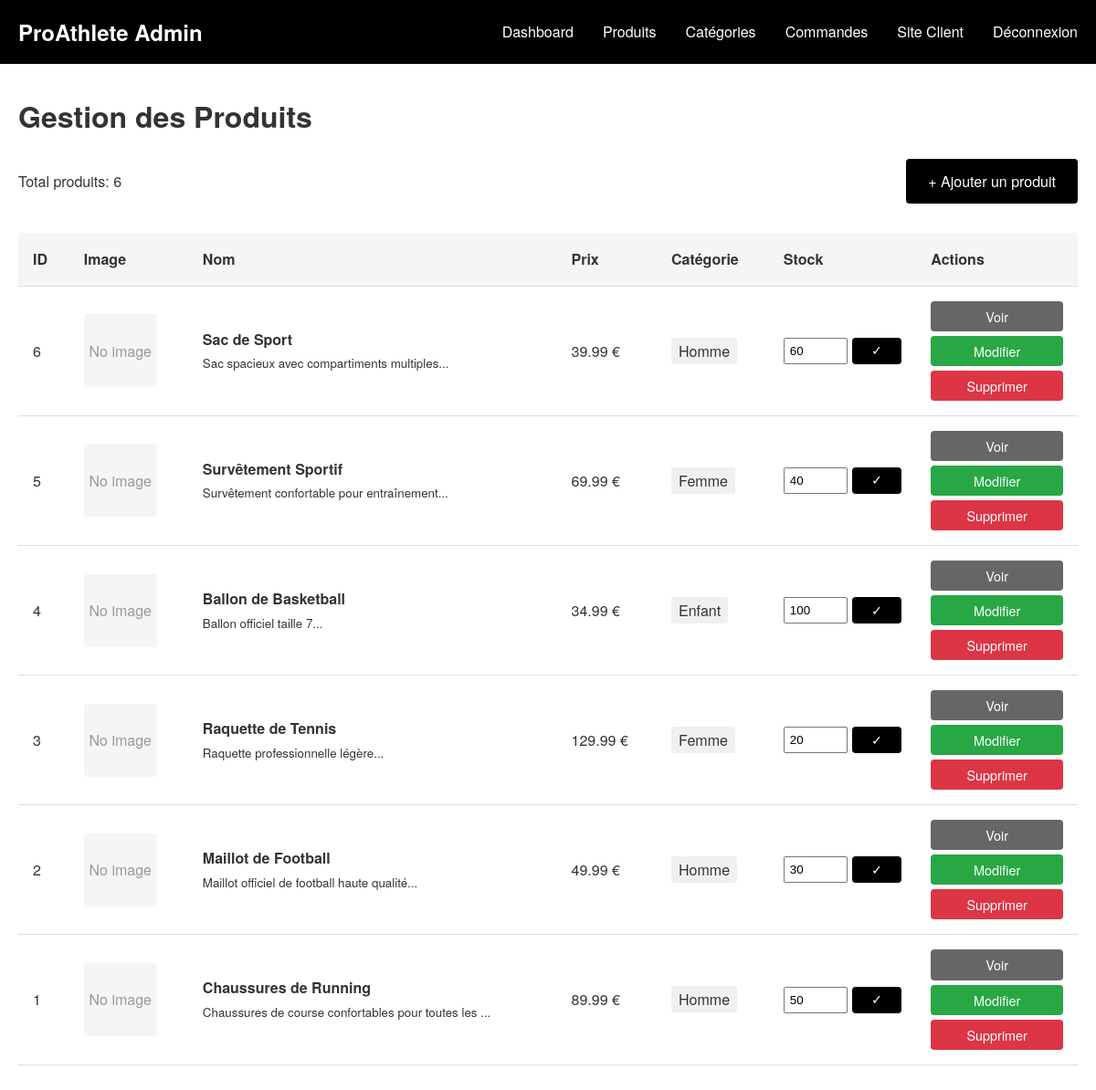
Screenshot of /admin/products.php (signed in) with the database file from the repository.
### tables this page shows
CREATE TABLE products (
    id INT PRIMARY KEY AUTO_INCREMENT,
    name VARCHAR(100) NOT NULL,
    description TEXT,
    price DECIMAL(10,2) NOT NULL,
    category ENUM('homme', 'femme', 'enfant') NOT NULL,
    image VARCHAR(255),
    stock INT DEFAULT 0,
    created_at TIMESTAMP DEFAULT CURRENT_TIMESTAMP
);

### admin/products.php (the view, shortened to what this page needs)
<?php
require_once '../config/database.php';
try {
    $stmt = $pdo->query("SELECT * FROM products ORDER BY id DESC");
    $products = $stmt->fetchAll(PDO::FETCH_ASSOC);
} catch (Exception $e) {
    $message = '<div class="error">Erreur de base de données: ' . $e->getMessage() . '</div>';
    $products = [];
}
?>
<!DOCTYPE html>
<html lang="fr">
<head>
    <link rel="stylesheet" href="/ecommerce-proathlete/assets/css/style.css">
</head>
<body>
    <nav class="navbar">
        <div class="container">
            <a href="/ecommerce-proathlete/client/index.php" class="logo">
                <span class="logo-text">ProAthlete Admin</span>
            </a>
            <ul class="nav-links">
                <li><a href="dashboard.php">Dashboard</a></li>
                <li><a href="products.php">Produits</a></li>
                <li><a href="categories.php">Catégories</a></li>
                <li><a href="orders.php">Commandes</a></li>
                <li><a href="/ecommerce-proathlete/client/index.php">Site Client</a></li>
                <li><a href="logout.php">Déconnexion</a></li>
            </ul>
        </div>
    </nav>
    <div class="admin-container">
        <h1>Gestion des Produits</h1>
        <div style="margin: 20px 0; display: flex; justify-content: space-between; align-items: center;">
            <p>Total produits: <?php echo count($products); ?></p>
            <a href="add_product.php" class="btn">+ Ajouter un produit</a>
        </div>
        <?php if (count($products) > 0): ?>
        <table class="admin-table">
            <thead>
                <tr>
                    <th>ID</th>
                    <th>Image</th>
                    <th>Nom</th>
                    <th>Prix</th>
                    <th>Catégorie</th>
                    <th>Stock</th>
                    <th>Actions</th>
                </tr>
            </thead>
            <tbody>
                <?php foreach ($products as $product): ?>
                <tr>
                    <td><?php echo $product['id']; ?></td>
                    <td>
                        <?php
                        $imagePath = '../assets/images/products/' . $product['image'];
                        if (file_exists($imagePath) && $product['image'] !== 'default.jpg'):
                        ?>
                            <img src="<?php echo $imagePath; ?>" alt="<?php echo htmlspecialchars($product['name']); ?>" class="product-image">
                        <?php else: ?>
                            <div style="width: 80px; height: 80px; background-color: #f5f5f5; display: flex; align-items: center; justify-content: center; border-radius: 4px;">
                                <span style="color: #999;">No image</span>
                            </div>
                        <?php endif; ?>
                    </td>
                    <td>
                        <strong><?php echo htmlspecialchars($product['name']); ?></strong><br>
                        <small><?php echo substr(htmlspecialchars($product['description']), 0, 50); ?>...</small>
                    </td>
                    <td><?php echo number_format($product['price'], 2); ?> €</td>
                    <td>
                        <span style="padding: 3px 8px; background-color: #f0f0f0; border-radius: 3px;">
                            <?php echo ucfirst($product['category']); ?>
                        </span>
                    </td>
                    <td>
                        <form method="POST" style="display: flex; gap: 5px;">
                            <input type="number" name="stock" value="<?php echo $product['stock']; ?>"
                                   style="width: 70px; padding: 5px;">
                            <button type="submit" name="update_stock" class="btn btn-small">
                                ✓
                            </button>
                        </form>
                    </td>
                    <td>
                        <div class="action-buttons">
                            <a href="/ecommerce-proathlete/client/product_detail.php?id=<?php echo $product['id']; ?>"
                               class="btn btn-small btn-secondary" target="_blank">
                                Voir
                            </a>
                             <a href="edit_product.php?id=<?php echo $product['id']; ?>"
                                class="btn btn-small"
                                style="background-color: #28a745;">
                                    Modifier
                                </a>
                            <a href="?delete=<?php echo $product['id']; ?>"
                               class="btn btn-small"
                               style="background-color: #dc3545;"
                               onclick="return confirm('Êtes-vous sûr de vouloir supprimer ce produit ?')">
                                Supprimer
                            </a>
                        </div>
                    </td>
                </tr>
                <?php endforeach; ?>
            </tbody>
        </table>
        <?php endif; ?>
    </div>
</body>
</html>

### assets/css/style.css (style rules this page uses)
* { margin: 0; padding: 0; box-sizing: border-box; }
body { font-family: 'Helvetica Neue', Arial, sans-serif; line-height: 1.6; color: #333; background-color: #fff; }
.container { max-width: 1200px; margin: 0 auto; padding: 0 20px; }
.navbar { background-color: #000; color: #fff; padding: 1rem 0; position: sticky; top: 0; z-index: 1000; }
.navbar .container { display: flex; justify-content: space-between; align-items: center; }
.logo { text-decoration: none; color: #fff; font-size: 1.5rem; font-weight: bold; }
.logo-text { color: #fff; }
.nav-links { display: flex; list-style: none; gap: 2rem; }
.nav-links a { color: #fff; text-decoration: none; font-weight: 500; transition: opacity 0.3s; }
.btn { display: inline-block; padding: 0.75rem 1.5rem; background-color: #000; color: #fff; text-decoration: none; border: none; border-radius: 4px; cursor: pointer; font-weight: 500; transition: background-color 0.3s; }
.btn-secondary { background-color: #666; }
.admin-container { max-width: 1200px; margin: 2rem auto; padding: 0 20px; }
.admin-table { width: 100%; border-collapse: collapse; margin: 2rem 0; }
.admin-table th, .admin-table td { padding: 1rem; text-align: left; border-bottom: 1px solid #ddd; }
.admin-table th { background-color: #f5f5f5; font-weight: 600; }

### admin/products.php (style rules this page uses)
.action-buttons { display: flex; gap: 5px; flex-direction: column; min-width: 120px; }
.btn-small { padding: 5px 10px; font-size: 0.9rem; text-align: center; display: block; width: 100%; }

### rows the page displays
products: id "6", image "No image", name "Sac de Sport", description "Sac spacieux avec compartiments multiples", price "39.99", category "Homme", stock "60"
products: id "5", image "No image", name "Survêtement Sportif", description "Survêtement confortable pour entraînement", price "69.99", category "Femme", stock "40"
products: id "4", image "No image", name "Ballon de Basketball", description "Ballon officiel taille 7", price "34.99", category "Enfant", stock "100"
products: id "3", shows "No image", name "Raquette de Tennis", description "Raquette professionnelle légère", price "129.99", category "Femme", stock "20"
products: id "2", shows "No image", name "Maillot de Football", description "Maillot officiel de football haute qualité", price "49.99", category "Homme", stock "30"
products: id "1", shows "No image", name "Chaussures de Running", description "Chaussures de course confortables pour toutes les", price "89.99", category "Homme", stock "50"

### other values shown
count($products) "6"
